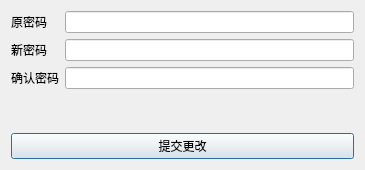
<?xml version="1.0" encoding="UTF-8"?>
<ui version="4.0">
 <class>resetSecretDialog</class>
 <widget class="QDialog" name="resetSecretDialog">
  <property name="geometry">
   <rect>
    <x>0</x>
    <y>0</y>
    <width>365</width>
    <height>170</height>
   </rect>
  </property>
  <property name="windowTitle">
   <string>Dialog</string>
  </property>
  <layout class="QHBoxLayout" name="horizontalLayout">
   <item>
    <layout class="QVBoxLayout" name="verticalLayout">
     <item>
      <layout class="QFormLayout" name="formLayout">
       <item row="0" column="0">
        <widget class="QLabel" name="Label">
         <property name="text">
          <string>原密码</string>
         </property>
        </widget>
       </item>
       <item row="0" column="1">
        <widget class="QLineEdit" name="old_password_LineEdit">
         <property name="echoMode">
          <enum>QLineEdit::Password</enum>
         </property>
        </widget>
       </item>
       <item row="1" column="0">
        <widget class="QLabel" name="Label_2">
         <property name="text">
          <string>新密码</string>
         </property>
        </widget>
       </item>
       <item row="1" column="1">
        <widget class="QLineEdit" name="new_password_LineEdit">
         <property name="echoMode">
          <enum>QLineEdit::Password</enum>
         </property>
        </widget>
       </item>
       <item row="2" column="0">
        <widget class="QLabel" name="Label_3">
         <property name="text">
          <string>确认密码</string>
         </property>
        </widget>
       </item>
       <item row="2" column="1">
        <widget class="QLineEdit" name="new_password_again_LineEdit">
         <property name="echoMode">
          <enum>QLineEdit::Password</enum>
         </property>
        </widget>
       </item>
      </layout>
     </item>
     <item>
      <widget class="QPushButton" name="submit_pushButton">
       <property name="text">
        <string>提交更改</string>
       </property>
      </widget>
     </item>
    </layout>
   </item>
  </layout>
 </widget>
 <resources/>
 <connections/>
</ui>
